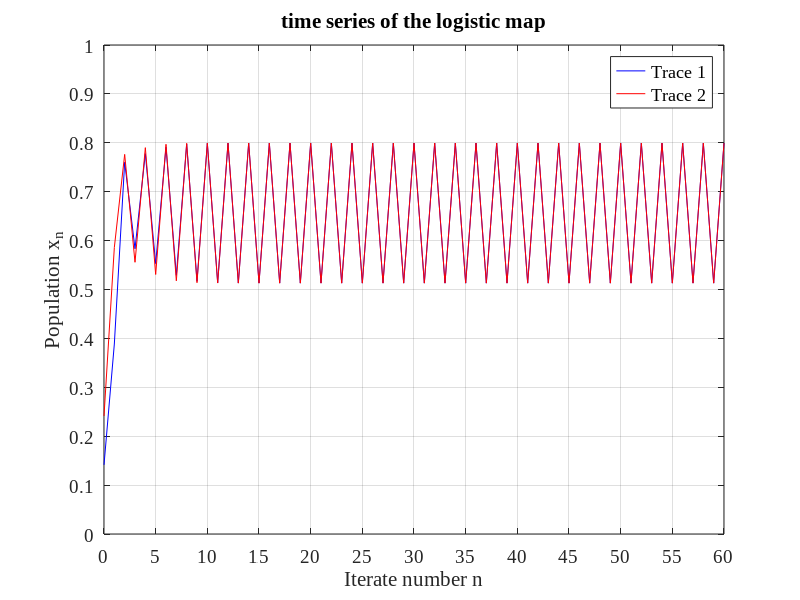

The MATLAB source for this figure:
clear variables
set(0, 'DefaultAxesFontName','Times New Roman','DefaultAxesFontSize',14);

NT = 60;                           % number of times
lambda = 3.2;                     % control parameter
x0 = sqrt(2)/10;                    % inital value of x
epsilon = 0.1;                      %offset of curves

x1(1) = x0;                          % inital x function input
x2(1) = x0 + epsilon;
n(1) = 0;                      % inital n function input (descrete time entry point)

for j = 1:NT;                          %loop start:end
    x1(j+1) = lambda*x1(j)*(1-x1(j));      %
    x2(j+1) = lambda*x2(j)*(1-x2(j));
    n(j+1) = j;                %translates origin from 0 to Ntrans
end

figure(1)
plot(n,x1,'b',n,x2,'r')                       % Plot different curve on one set of axes
grid on
xlabel('Iterate number n')
ylabel('Population x_n')
title('time series of the logistic map')     %title
legend('Trace 1','Trace 2')
axis([0 NT 0 1])
set(gca,'XTick',0:5:NT)                   %set scale markings (ticks) 
set(gca,'YTick',0:0.1:1)
